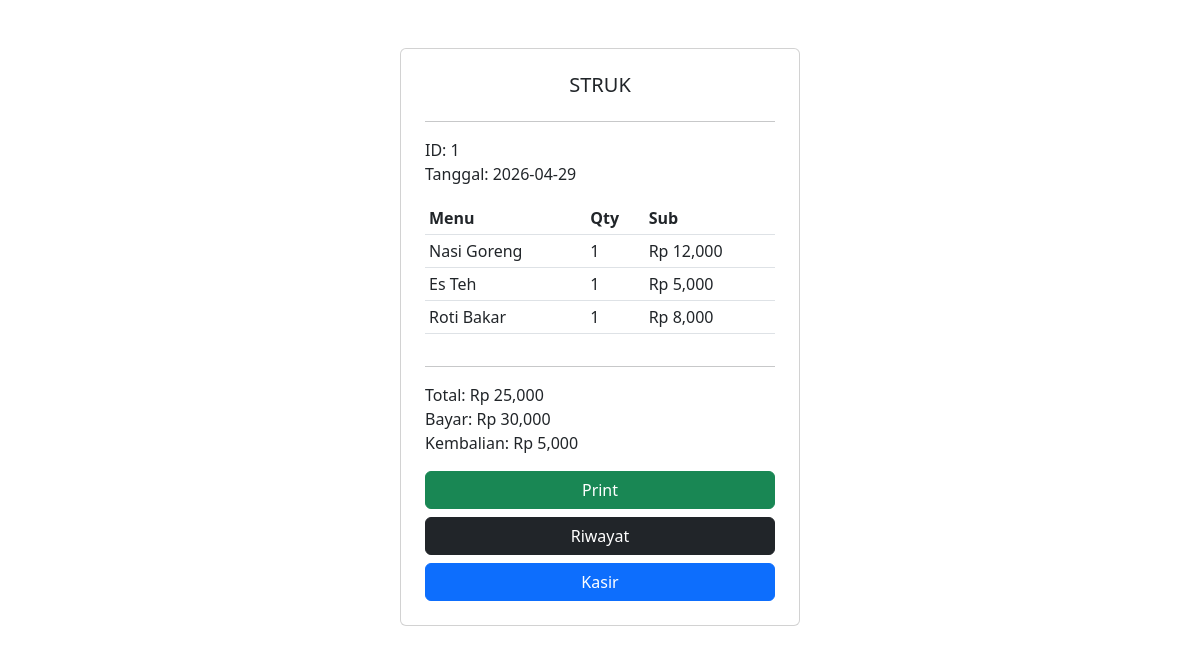
The page /ai/struk.php?id=1 (signed in) on the database its author committed.
### tables this page shows
CREATE TABLE `pesanan` (
  `id_pesanan` int(11) NOT NULL,
  `id_user` int(11) DEFAULT NULL,
  `tgl_pesanan` date DEFAULT NULL,
  `total` int(11) DEFAULT NULL,
  `bayar` int(11) DEFAULT NULL
);

CREATE TABLE `transaksi` (
  `id_transaksi` int(11) NOT NULL,
  `id_pesanan` int(11) DEFAULT NULL,
  `id_menu` int(11) DEFAULT NULL,
  `qty` int(11) DEFAULT NULL
);

CREATE TABLE `menu` (
  `id_menu` int(11) NOT NULL,
  `id_kategori` int(11) DEFAULT NULL,
  `nama_menu` varchar(100) DEFAULT NULL,
  `harga` int(11) DEFAULT NULL,
  `foto` varchar(255) DEFAULT NULL
);

### ai/struk.php (the view, shortened to what this page needs)
<?php
include 'koneksi.php';
$id = $_GET['id'];
$pesanan = mysqli_fetch_array(mysqli_query($koneksi,"
SELECT * FROM pesanan WHERE id_pesanan='$id'
"));
$detail = mysqli_query($koneksi,"
SELECT transaksi.*, menu.nama_menu, menu.harga
FROM transaksi
JOIN menu ON transaksi.id_menu = menu.id_menu
WHERE transaksi.id_pesanan='$id'
");
$total = 0;
$data = [];
while($d=mysqli_fetch_array($detail)){
    $total += $d['harga']*$d['qty'];
    $data[]=$d;
}
$bayar = $pesanan['bayar'];
$kembali = $bayar - $total;
?>
<!DOCTYPE html>
<html>
<head>
<link href="https://cdn.jsdelivr.net/npm/bootstrap@5.3.0/dist/css/bootstrap.min.css" rel="stylesheet">
</head>
<body>
<div class="container mt-5">
<div class="card p-4 mx-auto" style="max-width:400px">
<h5 class="text-center">STRUK</h5>
<hr>
<p>ID: <?= $id ?><br>
Tanggal: <?= $pesanan['tgl_pesanan'] ?></p>
<table class="table table-sm">
<tr><th>Menu</th><th>Qty</th><th>Sub</th></tr>
<?php foreach($data as $d){ ?>
<tr>
<td><?= $d['nama_menu'] ?></td>
<td><?= $d['qty'] ?></td>
<td>Rp <?= number_format($d['harga']*$d['qty']) ?></td>
</tr>
<?php } ?>
</table>
<hr>
<p>
Total: Rp <?= number_format($total) ?><br>
Bayar: Rp <?= number_format($bayar) ?><br>
Kembalian: Rp <?= number_format($kembali) ?>
</p>
<button onclick="window.print()" class="btn btn-success w-100">Print</button>
<a href="riwayat.php" class="btn btn-dark w-100 mt-2">Riwayat</a>
<a href="homepage.php" class="btn btn-primary w-100 mt-2">Kasir</a>
</div>
</div>
</body>
</html>

### rows shown on the page
pesanan: tgl_pesanan "2026-04-29", bayar "30,000", bayar "5,000"
transaksi: id_menu.nama_menu "Nasi Goreng", qty "1", $d['harga']*$d['qty'] "12,000"
transaksi: id_menu.nama_menu "Es Teh", qty "1", $d['harga']*$d['qty'] "5,000"
transaksi: id_menu.nama_menu "Roti Bakar", qty "1", $d['harga']*$d['qty'] "8,000"

### other values the page prints
$id "1"
$total "25,000"
